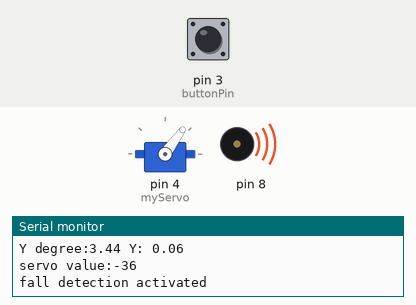
The sketch below on a simulated Arduino Uno, built with avr-gcc and run on an emulated ATmega328P. On the bench: servo, buzzer (waves = sounding), the last lines printed to the serial monitor. Inputs (shaded band) come from the test bench; at power-on: pin 3 (buttonPin) HIGH.

Above: at 6.8 s.
6.9 s: pin 3 (buttonPin) pulled LOW for 3 s
11.4 s: pin 3 (buttonPin) driven LOW
At 12.6 s:
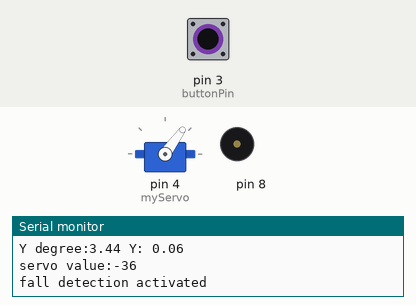
19.1 s: pin 3 (buttonPin) driven HIGH
At 20.1 s:
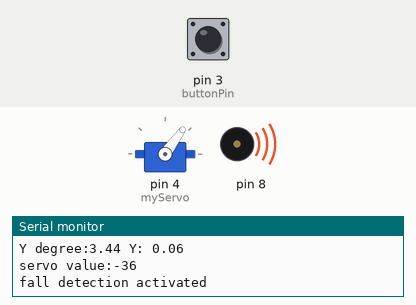
Timing chart, 0 to 29.0 s (numbered marks = the images above; inputs shaded):
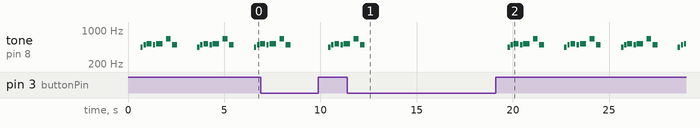

Measured:
- after the input at 11.4 s, tone on pin 8: goes on until 12.3 s, then stays silent
- after the input at 19.1 s, tone on pin 8: silent → 440 Hz after 0.63 s, then repeats every 3.0 s: silent 0.04 s, 494 Hz 0.13 s, silent 0.04 s, 523 Hz 0.25 s, silent 0.08 s, 494 Hz 0.13 s, silent 0.04 s, 523 Hz 0.33 s, silent 0.18 s, 659 Hz 0.25 s, silent 0.08 s, 494 Hz 0.25 s, silent 1.1 s, 440 Hz 0.13 s
- by itself, tone on pin 8: repeats every 3.0 s: silent 0.04 s, 494 Hz 0.13 s, silent 0.04 s, 523 Hz 0.25 s, silent 0.08 s, 494 Hz 0.13 s, silent 0.04 s, 523 Hz 0.33 s, silent 0.18 s, 659 Hz 0.25 s, silent 0.08 s, 494 Hz 0.25 s, silent 1.1 s, 440 Hz 0.13 s

The sketch:

Project__.ino
```cpp
#include <SPI.h>
#include <math.h>
#include <Servo.h>
#include "pitches.h"
Servo myServo;
const int CS_Pin = 10;// set pin 10 as the chip select
SPISettings settingsA(2000000, MSBFIRST, SPI_MODE3); // set up the speed, data order and data mode
//SPI pin configuration: pin 11 as MOSI (SDI), pin 12 as MISO (SDO) , pin 13 as clock (SPC)

int val;
int range = 8; //measurement range, can be 2g, 4g, 8g, 16g
double DegreeX;
double DegreeY;
double pi=3.14159;
const int buttonPin = 3;
int melody[] = {
  NOTE_A4, NOTE_B4, NOTE_C5, NOTE_B4, NOTE_C5,0 , NOTE_E5, NOTE_B4,0
};
int noteDurations[] = {
  8, 8, 4, 8, 3, 16, 4, 4,4
};
int buttonState = 0;
void setup() {
  pinMode(buttonPin, INPUT);
  myServo.attach(4);
  Serial.begin(9600);

  pinMode (CS_Pin, OUTPUT);  //Chip Select pin to control SPI
  digitalWrite(CS_Pin, HIGH);//Disable SPI
  SPI.begin();
  SPI.beginTransaction(settingsA);

  //Read the ID, pg15
  digitalWrite(CS_Pin, LOW);//Enable SPI
  SPI.transfer(0x80);
  int id = SPI.transfer(0);
  digitalWrite(CS_Pin, HIGH);//Disable SPI

  Serial.println("ID: " + String(id));

  //Turn on the sensor, pg 16
  digitalWrite(CS_Pin, LOW);
  SPI.transfer(0x2D);
  SPI.transfer(0x08);
  digitalWrite(CS_Pin, HIGH);

  //Change measurement range, pg17
  digitalWrite(CS_Pin, LOW);//Enable SPI
  SPI.transfer(0x31);
  if (range == 2)
  {
    SPI.transfer(0x00);
  }
  else if (range == 4)
  {
    SPI.transfer(0x01);
  }
  else if (range == 8)
  {
    SPI.transfer(0x02);
  }
  else if (range == 16)
  {
    SPI.transfer(0x03);
  }
  digitalWrite(CS_Pin, HIGH);//Disable SPI
}

void loop() {
  //Read data, pg18
  digitalWrite(CS_Pin, LOW);//Enable SPI
  SPI.transfer(0xF2);//Send address of LSB of x. Set bit 6 for multi-byte reading pg15
  int x = SPI.transfer(0) | SPI.transfer(0)<<8; //x acceleration
  int y = SPI.transfer(0) | SPI.transfer(0)<<8; //y acceleration
  int z = SPI.transfer(0) | SPI.transfer(0)<<8; //z acceleration
  digitalWrite(CS_Pin, HIGH);//Disable SPI

  float scale; //pg3
  if (range == 2)
  {
    scale = 0.0039;
  }
  else if (range == 4)
  {
    scale = 0.0078;
  }
  else if (range == 8)
  {
    scale = 0.0156;
  }
  else if (range == 16)
  {
    scale = 0.0312;
  }
  float accelX = x * scale;
  accelX=accelX/1.22+0.05;
  float accelY = y * scale;
  accelY= accelY/1.18+0.06;
  float accelZ = z * scale;
  accelZ= accelZ-5;


  DegreeY=asin(accelY)*57.296;
  Serial.print("Y degree:");Serial.print(DegreeY);Serial.print(" ");


  if (35<=DegreeY && DegreeY<=45)
  {
    myServo.write(90);
    delay(50);
  }

  else{

    val=DegreeY-40;
    myServo.write(90+val);
    delay(50);

    }


  //Serial.print("X: "); Serial.print(accelX); Serial.print("  ");
  Serial.print("Y: "); Serial.print(accelY); Serial.println("  ");
  //Serial.print("Z: "); Serial.print(accelZ); Serial.print("  ");
  // Serial.println("g");
  Serial.print("servo value:");Serial.println(val);


  delay(100);

  buttonState =digitalRead(buttonPin) ;
  if (buttonState==LOW){
    Serial.println("fall detection closed");
  }
  if (buttonState == HIGH){
    Serial.println("fall detection activated");
    if (abs(accelY)<=0.10){

      delay(500);
      for (int thisNote = 0; thisNote < 9; thisNote++) {


      int noteDuration = 1000 / noteDurations[thisNote];
      tone(8, melody[thisNote], noteDuration);


      int pauseBetweenNotes = noteDuration * 1.30;
      delay(pauseBetweenNotes);

      noTone(8);
    }
}
  }

}
```
